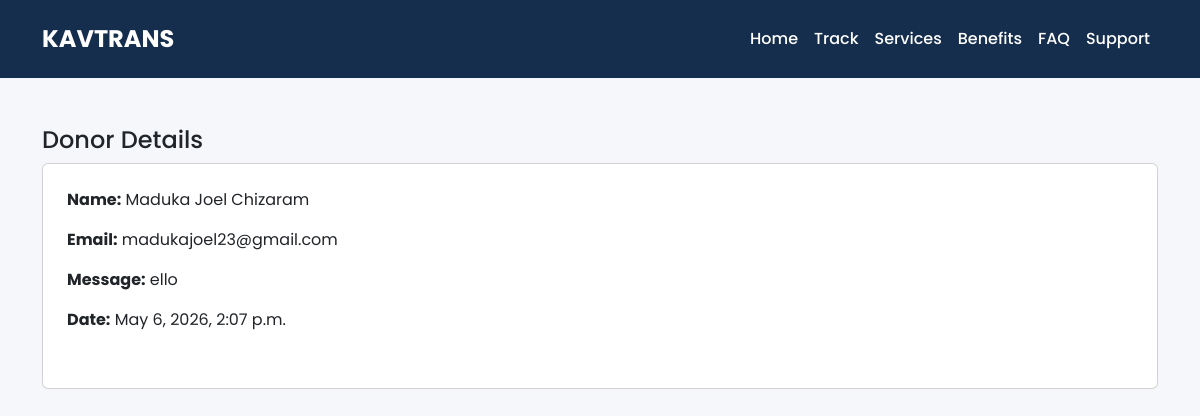
The app's page /donors/41/ with its own data.
### core/models.py (models this page shows, shortened)
class Donation(models.Model):
    cause = models.ForeignKey(DonationCause, on_delete=models.CASCADE)
    amount = models.DecimalField(max_digits=12, decimal_places=2)
    payment_type = models.CharField(max_length=20)
    donor_name = models.CharField(max_length=255, blank=True, null=True)
    donor_email = models.EmailField(blank=True, null=True)
    note = models.TextField(blank=True, null=True)
    donor_image = CloudinaryField('image', blank=True, null=True)
    created_at = models.DateTimeField(auto_now_add=True)
    payment_account_type = models.ForeignKey(ContentType, on_delete=models.CASCADE)
    payment_account_id = models.PositiveIntegerField()
    payment_account = GenericForeignKey('payment_account_type', 'payment_account_id')
    created_at = models.DateTimeField(auto_now_add=True)

### core/views.py (the view)
# urls.py: path('donors/<int:donor_id>/', views.donor_detail, name='donor_detail'),
def donor_detail(request, donor_id):
    donor = get_object_or_404(Donation, id=donor_id)
    return render(request, "dashboard/donor_detail.html", {"donor": donor})

### templates/dashboard/donor_detail.html (shortened to what this page needs)
{% extends "dashboard/dashboard_base.html" %}
{% block content %}
<div class="container mt-5">
<h4>Donor Details</h4>
<div class="card p-4">
<p><strong>Name:</strong> {{ donor.donor_name|default:"Anonymous" }}</p>
<p><strong>Email:</strong> {{ donor.donor_email }}</p>
<p><strong>Message:</strong> {{ donor.note }}</p>
<p><strong>Date:</strong> {{ donor.created_at }}</p>
</div>
</div>
{% endblock %}

### templates/dashboard/dashboard_base.html (style rules this page uses)
:root { --primary:#162e4d; --secondary:#000; --white:#fff; --light:#f5f7fa; }
body { font-family:'Poppins', sans-serif; background:var(--light); margin:0; }

### records on screen
Donation: donor_name "Maduka Joel Chizaram", donor_email "madukajoel23@gmail.com", note "ello", created_at "May 6, 2026, 2:07 p.m."
